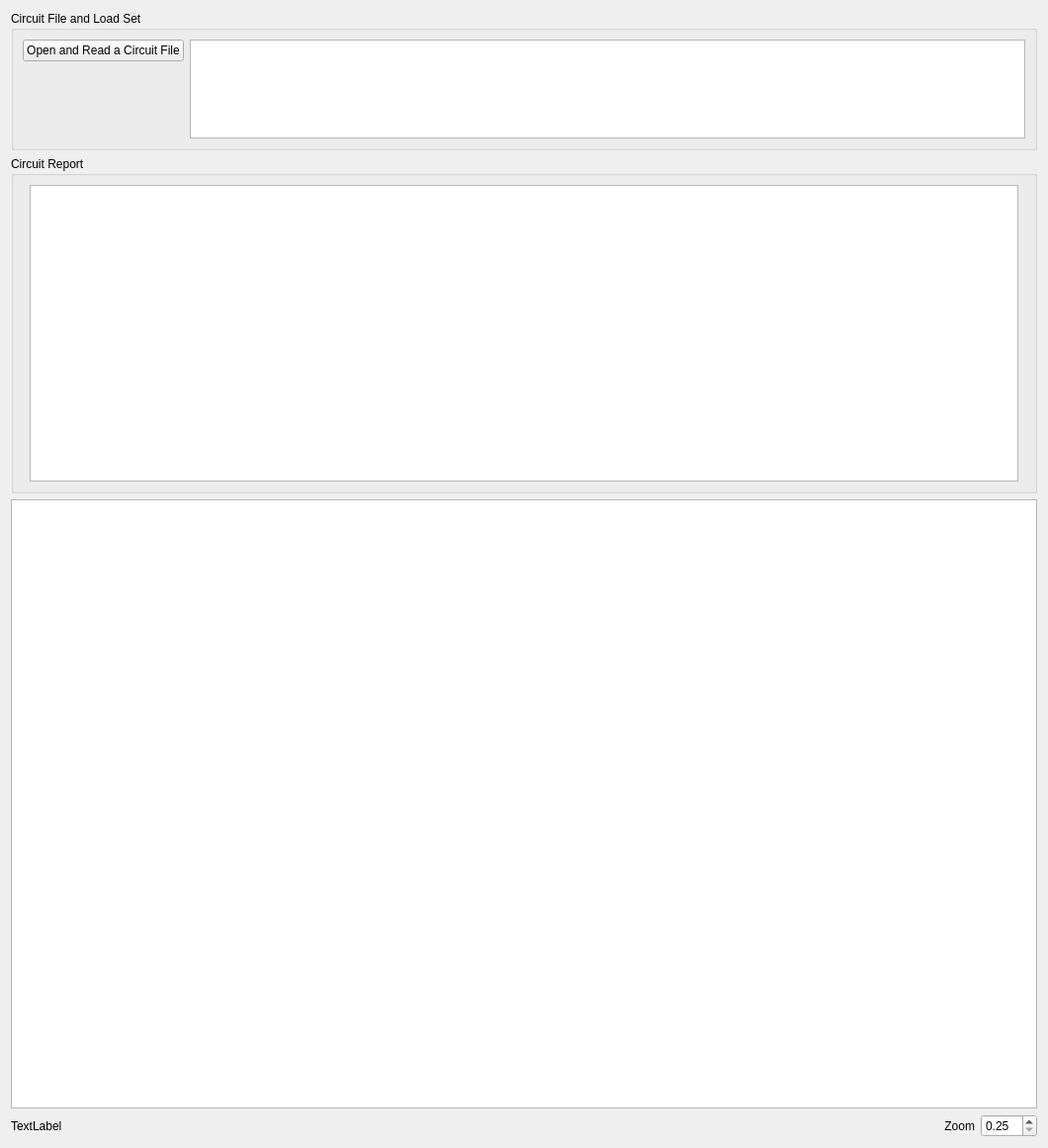
<?xml version="1.0" encoding="UTF-8"?>
<ui version="4.0">
 <class>TrussStructuralDesign</class>
 <widget class="QWidget" name="TrussStructuralDesign">
  <property name="geometry">
   <rect>
    <x>0</x>
    <y>0</y>
    <width>1060</width>
    <height>1161</height>
   </rect>
  </property>
  <property name="windowTitle">
   <string>Form</string>
  </property>
  <layout class="QVBoxLayout" name="verticalLayout">
   <item>
    <widget class="QGroupBox" name="grp_Load">
     <property name="title">
      <string>Circuit File and Load Set</string>
     </property>
     <layout class="QHBoxLayout" name="horizontalLayout">
      <item alignment="Qt::AlignTop">
       <widget class="QPushButton" name="btn_Open">
        <property name="sizePolicy">
         <sizepolicy hsizetype="Fixed" vsizetype="Fixed">
          <horstretch>0</horstretch>
          <verstretch>0</verstretch>
         </sizepolicy>
        </property>
        <property name="text">
         <string>Open and Read a Circuit File</string>
        </property>
       </widget>
      </item>
      <item>
       <widget class="QTextEdit" name="te_Path">
        <property name="sizePolicy">
         <sizepolicy hsizetype="Preferred" vsizetype="Fixed">
          <horstretch>0</horstretch>
          <verstretch>0</verstretch>
         </sizepolicy>
        </property>
        <property name="minimumSize">
         <size>
          <width>700</width>
          <height>50</height>
         </size>
        </property>
        <property name="maximumSize">
         <size>
          <width>1000</width>
          <height>100</height>
         </size>
        </property>
        <property name="baseSize">
         <size>
          <width>500</width>
          <height>0</height>
         </size>
        </property>
       </widget>
      </item>
     </layout>
    </widget>
   </item>
   <item>
    <widget class="QGroupBox" name="grp_DesignReport">
     <property name="title">
      <string>Circuit Report</string>
     </property>
     <layout class="QHBoxLayout" name="horizontalLayout_2">
      <item>
       <widget class="QTextEdit" name="te_DesignReport">
        <property name="sizePolicy">
         <sizepolicy hsizetype="MinimumExpanding" vsizetype="Fixed">
          <horstretch>0</horstretch>
          <verstretch>0</verstretch>
         </sizepolicy>
        </property>
        <property name="minimumSize">
         <size>
          <width>300</width>
          <height>300</height>
         </size>
        </property>
        <property name="maximumSize">
         <size>
          <width>1000</width>
          <height>700</height>
         </size>
        </property>
       </widget>
      </item>
     </layout>
    </widget>
   </item>
   <item>
    <widget class="QGraphicsView" name="gv_Main"/>
   </item>
   <item>
    <layout class="QHBoxLayout" name="horizontalLayout_3">
     <item alignment="Qt::AlignLeft">
      <widget class="QLabel" name="lbl_MousePos">
       <property name="sizePolicy">
        <sizepolicy hsizetype="Fixed" vsizetype="Preferred">
         <horstretch>0</horstretch>
         <verstretch>0</verstretch>
        </sizepolicy>
       </property>
       <property name="minimumSize">
        <size>
         <width>500</width>
         <height>0</height>
        </size>
       </property>
       <property name="maximumSize">
        <size>
         <width>1000</width>
         <height>16777215</height>
        </size>
       </property>
       <property name="text">
        <string>TextLabel</string>
       </property>
      </widget>
     </item>
     <item>
      <widget class="QLabel" name="lbl_Zoom">
       <property name="sizePolicy">
        <sizepolicy hsizetype="Fixed" vsizetype="Preferred">
         <horstretch>0</horstretch>
         <verstretch>0</verstretch>
        </sizepolicy>
       </property>
       <property name="text">
        <string>Zoom</string>
       </property>
       <property name="alignment">
        <set>Qt::AlignRight|Qt::AlignTrailing|Qt::AlignVCenter</set>
       </property>
      </widget>
     </item>
     <item>
      <widget class="QDoubleSpinBox" name="spnd_Zoom">
       <property name="sizePolicy">
        <sizepolicy hsizetype="Fixed" vsizetype="Fixed">
         <horstretch>0</horstretch>
         <verstretch>0</verstretch>
        </sizepolicy>
       </property>
       <property name="minimum">
        <double>0.250000000000000</double>
       </property>
       <property name="maximum">
        <double>10.000000000000000</double>
       </property>
       <property name="singleStep">
        <double>0.250000000000000</double>
       </property>
      </widget>
     </item>
    </layout>
   </item>
  </layout>
 </widget>
 <resources/>
 <connections/>
</ui>
